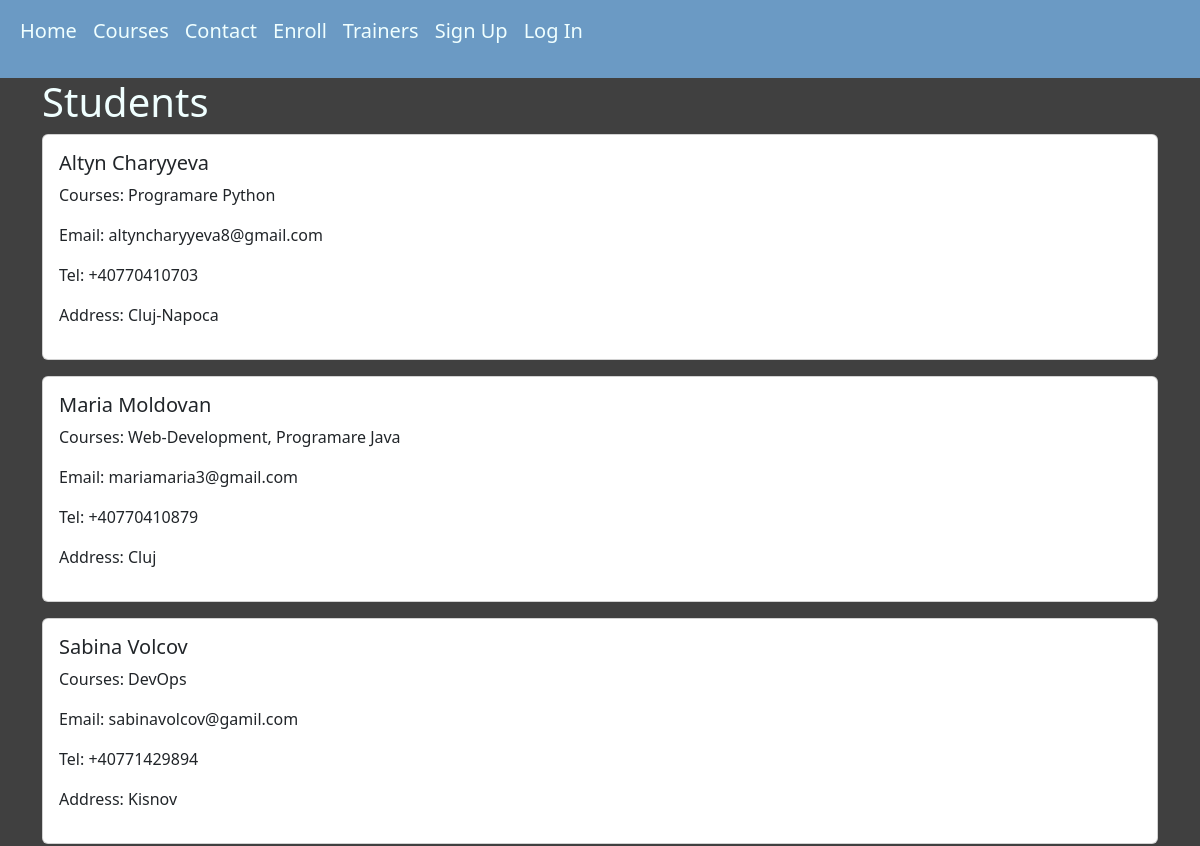
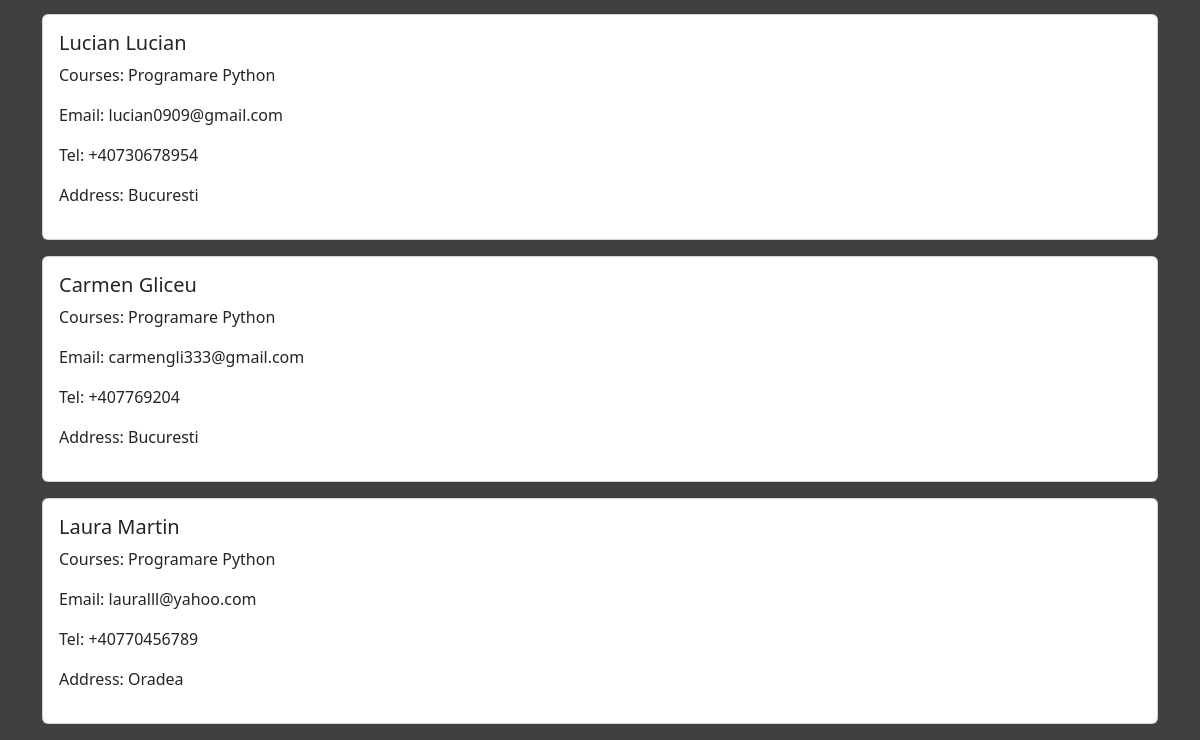
The page /students (signed in) on the database as committed earlier (2 pictures, top to bottom).
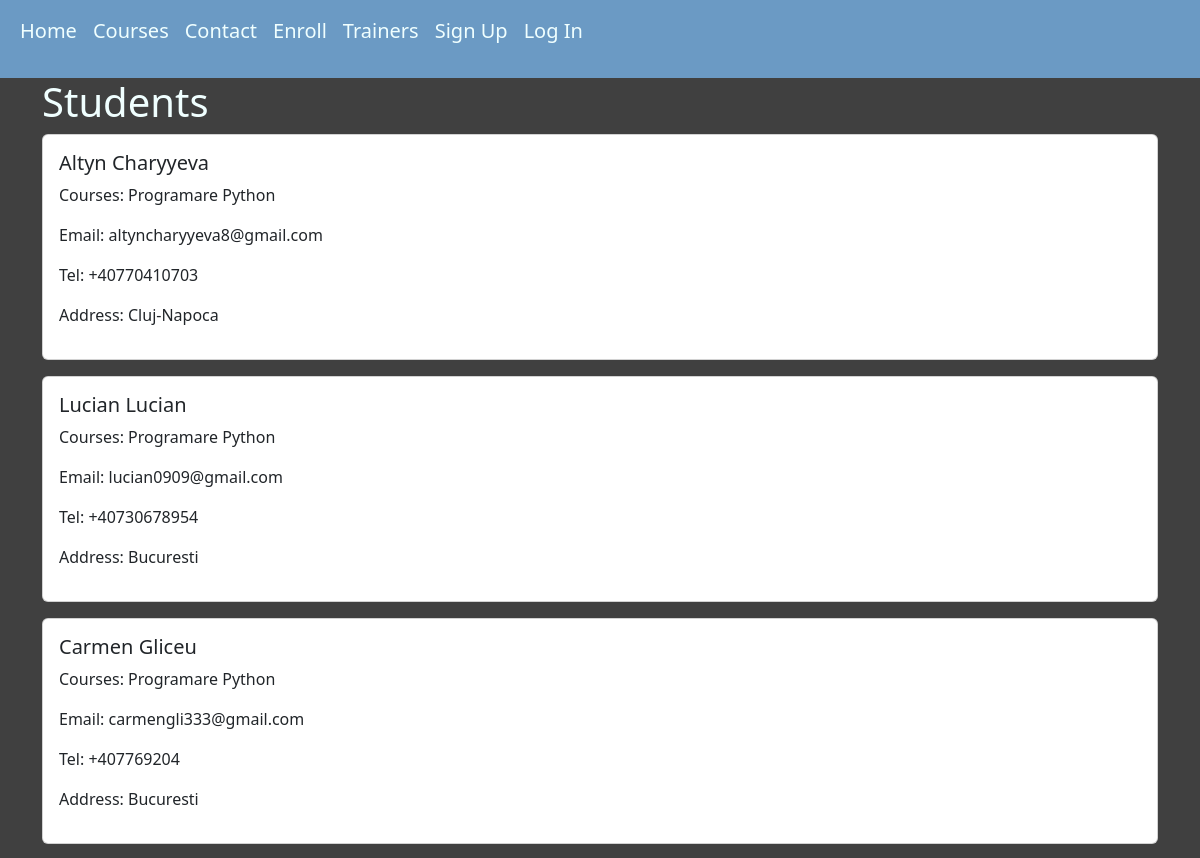
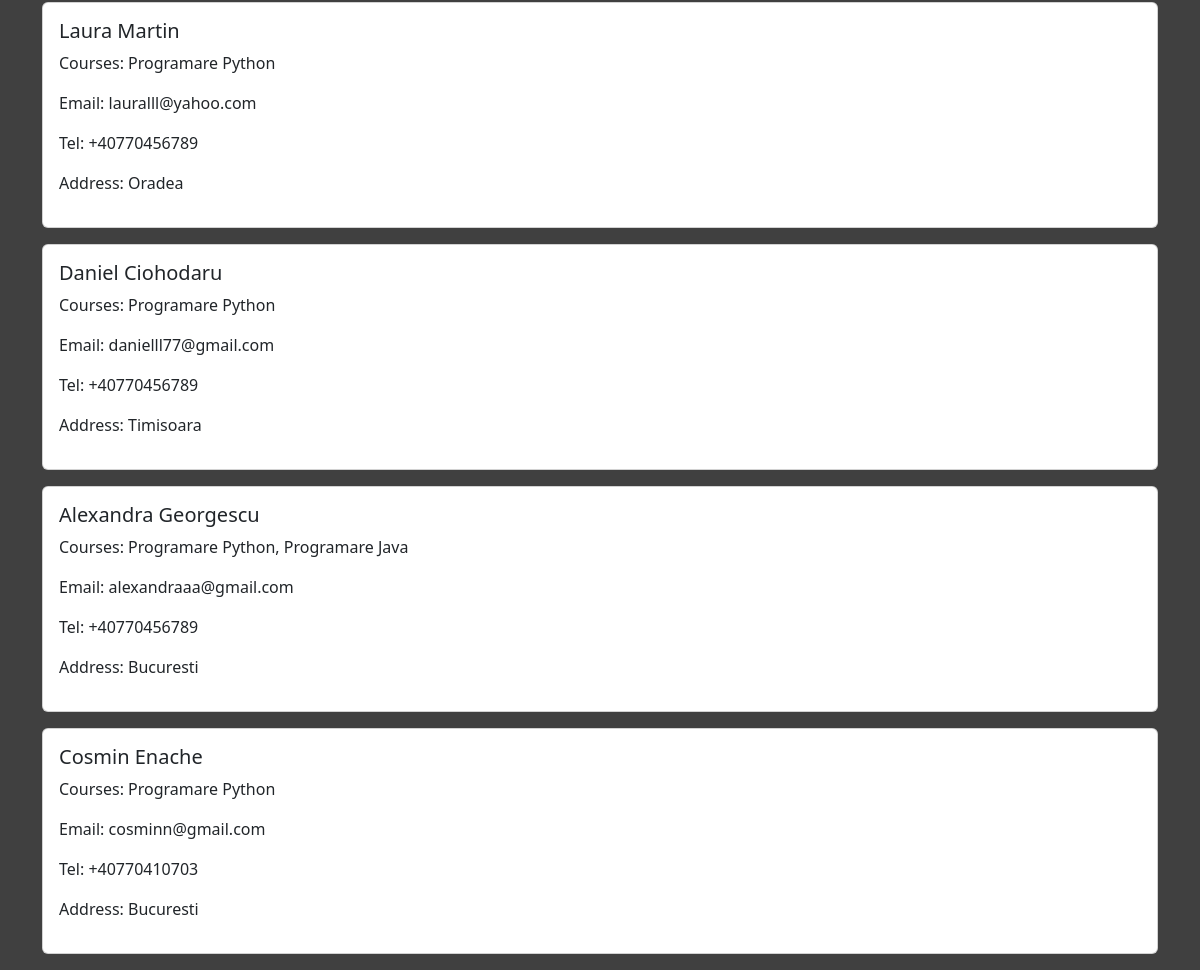
The same page on the database as committed later (2 pictures, top to bottom).
### mainapp/models.py (models this page shows, shortened)
class Student(models.Model):
    name=models.CharField(max_length=50)
    surname=models.CharField(max_length=50)
    addres=models.CharField(max_length=200)
    email=models.EmailField()
    tel=models.CharField(max_length=40)
    trainers=models.ManyToManyField(Trainer, blank=True)
    course=models.ManyToManyField(Course, blank=True)
    create_date=models.DateTimeField(auto_now_add=True)
    modify_date=models.DateTimeField(auto_now=True)
    class Meta:
        db_table='student'

class Course(models.Model):
    course_name=models.CharField(max_length=100)
    description=models.TextField()
    cost=models.CharField(max_length=10)
    start_time=models.DateTimeField()
    orar=models.CharField(max_length=50)
    trainer=models.ForeignKey(Trainer, on_delete=models.CASCADE, blank=True, null=True)
    course_logo=models.CharField(max_length=500, null=True)
    create_date=models.DateTimeField(auto_now_add=True)
    modify_date=models.DateTimeField(auto_now=True)
    class Meta:
        db_table = 'course'

### mainapp/views.py (the view, shortened to what this page needs)
# urls.py: path('students', views.Students.as_view(), name='students'),
class Students(UserPassesTestMixin, ListView):
    model = models.Student
    template_name = 'mainapp/students.html'
    context_object_name = 'students'
    def test_func(self):
        return self.request.user.username.startswith('altyn')

### mainapp/templates/mainapp/students.html
{% extends 'mainapp/header.html' %}
{% block content %}
<h1>Students</h1>
{% for student in students %}
  <div class="card mb-3">
    <div class="card-body">
      <h5 class="card-title">{{ student.name }} {{ student.surname }}</h5>
      <p class="card-text">Courses:
        {% for course in student.course.all %}
          {{ course.course_name }}{% if not forloop.last %}, {% endif %}
        {% endfor %}
      </p>
      <p>Email: {{ student.email }}</p>
      <p>Tel: {{ student.tel }}</p>
      <p>Address: {{ student.addres }}</p>
    </div>
  </div>
{% endfor %}
{% endblock %}

Rows that differ between the two databases and show on the page:
removed Student: name "Maria", surname "Moldovan", email "mariamaria3@gmail.com", tel "+40770410879", addres "Cluj", Course (course_name "Programare Java")
no longer on this page (row unchanged): Course: course_name "Web-Development", shown under "Maria"
removed Student: name "Sabina", surname "Volcov", email "sabinavolcov@gamil.com", tel "+40771429894", addres "Kisnov"
no longer on this page (row unchanged): Course: course_name "DevOps", shown under "Sabina"
added Student: name "Daniel", surname "Ciohodaru", email "danielll77@gmail.com", tel "+40770456789", addres "Timisoara", Course (course_name "Programare Python")
added Student: name "Alexandra", surname "Georgescu", email "alexandraaa@gmail.com", tel "+40770456789", addres "Bucuresti", Course (course_name "Programare Python"), Course (course_name "Programare Java")
added Student: name "Cosmin", surname "Enache", email "cosminn@gmail.com", tel "+40770410703", addres "Bucuresti", Course (course_name "Programare Python")
